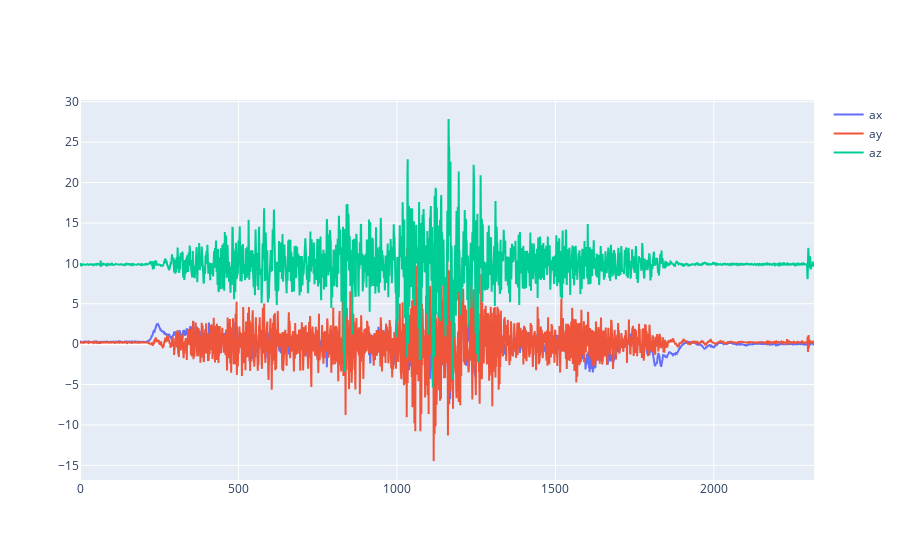

This figure's notebook cell:
### Markdown cell above
## Invert X-axis

### Code cell
fig = single_graph(data[["ax", "ay", "az"]])
fig.show()

### Figure 1 — Plotly figure (JSON) as saved in the notebook; plotly's stock layout.template omitted (floating-point values rounded to 4 significant figures; data arrays with more than 128 entries replaced by an {"elided": "..."} marker saying what was removed)
{"data": [{"name": "ax", "type": "scatter", "x": {"elided": "2317 int values"}, "y": {"elided": "2317 float values"}}, {"name": "ay", "type": "scatter", "x": {"elided": "2317 int values"}, "y": {"elided": "2317 float values"}}, {"name": "az", "type": "scatter", "x": {"elided": "2317 int values"}, "y": {"elided": "2317 float values"}}], "layout": {}}
